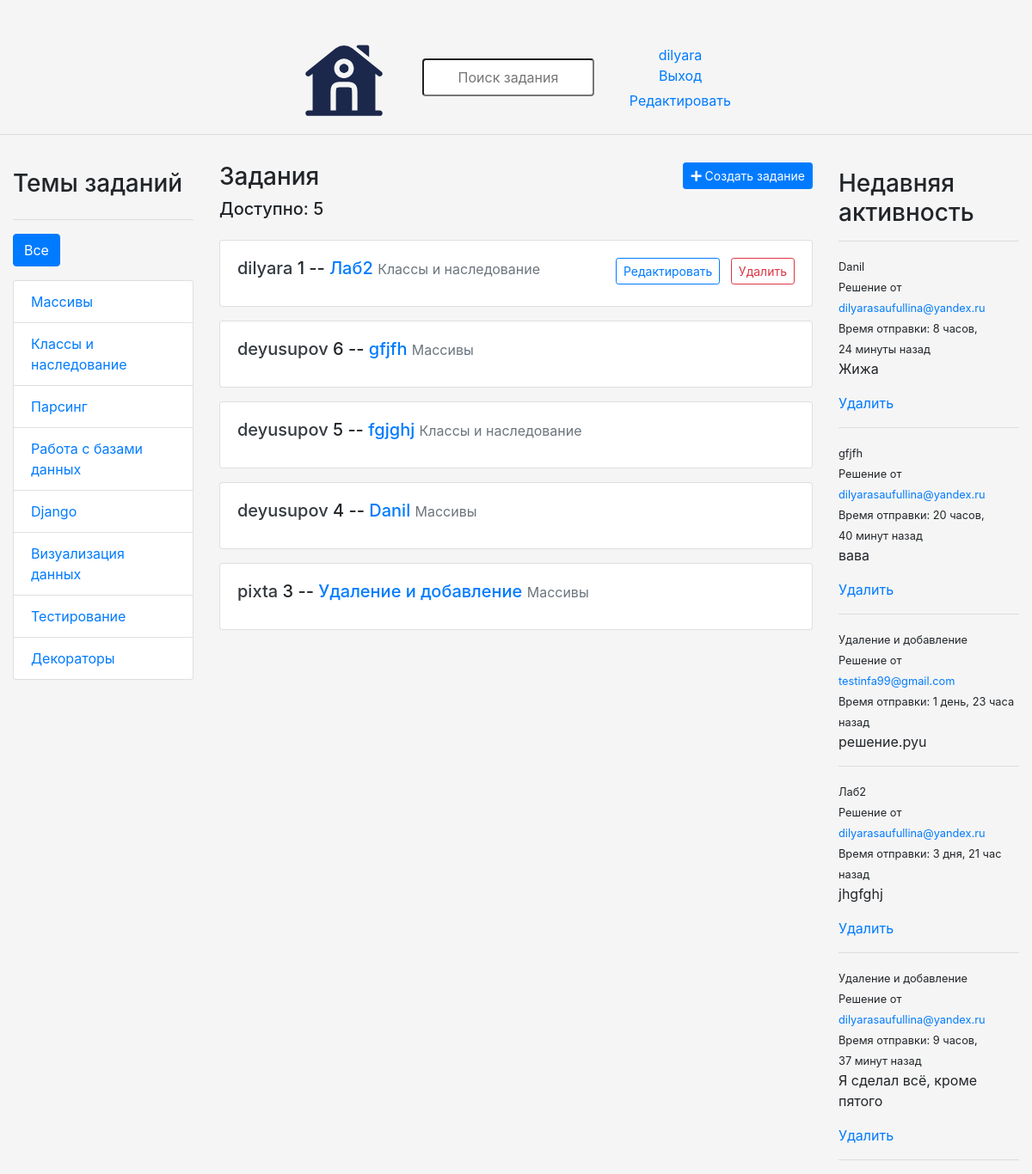
/ (signed in), run on the app's committed database.
### base/models.py (models this page shows, shortened)
class User(AbstractUser):
    name = models.CharField(max_length=200, null=True)
    email = models.EmailField(unique=True, null=True)
    bio = models.TextField(null=True)
    ROLE_CHOICES = [
        ('admin', 'Admin'),
        ('user', 'User'),
    ]
    role = models.CharField(max_length=5, choices=ROLE_CHOICES, default='user')
    avatar = models.ImageField(null=True, default='avatar.svg')
    USERNAME_FIELD = 'email'
    REQUIRED_FIELDS = []

class Topic(models.Model):
    name = models.CharField(max_length = 200)

class Task(models.Model):
    host = models.ForeignKey(User, on_delete = models.SET_NULL, null = True)
    topic = models.ForeignKey(Topic, on_delete = models.SET_NULL, null = True)
    name = models.CharField(max_length = 200)
    description = models.TextField(null = True, blank = True)
    participants = models.ManyToManyField(User, related_name = 'participants', blank = True)
    updated = models.DateTimeField(auto_now = True)
    created = models.DateTimeField(auto_now_add = True)
    class Meta:
        ordering=['-updated','-created']
    def __str__(self):
        return self.name

class Message(models.Model):
    user = models.ForeignKey(User, on_delete=models.CASCADE)
    task = models.ForeignKey(Task, on_delete=models.CASCADE)
    body = models.TextField()
    attachment = models.FileField(upload_to='message_files/', null=True, blank=True)
    updated = models.DateTimeField(auto_now=True)
    created = models.DateTimeField(auto_now_add=True)
    class Meta:
        ordering = ['-updated','-created']
    def __str__(self):
        return self.body[0:50]

### base/views.py (the view)
# urls.py: path('', views.home, name="home"),
@login_required(login_url='login')
def home(request):
    if request.user.role == 'user':
        q = request.GET.get('q') if request.GET.get('q') else ''
        tasks = Task.objects.filter(
            Q(topic__name__icontains=q) |
            Q(name__icontains=q) |
            Q(description__icontains=q)
        )
        topics = Topic.objects.all()
        task_count = tasks.count()
        task_messages = Message.objects.all().filter(Q(task__topic__name__icontains=q))
        context = {'tasks': tasks, 'topics': topics, 'task_count': task_count, 'task_messages': task_messages}
        return render(request, 'base/home_user.html', context)
    elif request.user.role == 'admin':
        q = request.GET.get('q') if request.GET.get('q') else ''
        tasks = Task.objects.filter(
            Q(topic__name__icontains=q) |
            Q(name__icontains=q) |
            Q(description__icontains=q)
        )
        topics = Topic.objects.all()
        task_count = tasks.count()
        task_messages = Message.objects.all().filter(Q(task__topic__name__icontains=q))
        context = {'tasks': tasks, 'topics': topics, 'task_count': task_count, 'task_messages': task_messages}
        return render(request, 'base/home.html', context)
    else:
        return redirect('login')

### base/templates/base/home.html (shortened to what this page needs)
{% extends 'main.html' %}
{% block content %}
<div class="home-container">
    <div>
        {% include 'base/topics_component.html' %}
    </div>
    <div class="container mt-3">
        <div class="row">
            <div class="col-md-6">
                <h3>Задания</h3>
                <h5>Доступно: {{ task_count }}</h5>
            </div>
            <div class="col-md-6 text-md-right">
                <a href="{% url 'create-task' %}" class="btn btn-primary btn-xl btn-sm create-task-button">
                    <i class="fas fa-plus"></i> Создать задание
                </a>
            </div>
        </div>
        <div class="mt-3">
            {% include 'base/feed_component.html' %}
        </div>
    </div>
    <div>
        {% include 'base/activity_component.html' %}
    </div>
</div>
{% endblock content %}

### templates/navbar.html
{% load static %}
<div style="display: flex; align-items: center; justify-content: space-between; padding-top: 40px;">
    <link rel="stylesheet" href="{% static 'css/bootstrap.min.css' %}">
    <link rel="stylesheet" href="{% static 'styles/navbar_styles.css' %}">
    <a href="/" style="margin-left: 350px;">
        <img src="{% static 'images/home.svg' %}" alt="Логотип" width="100" height="100">
    </a>
    <div class="form__group">
    <form method="GET" action="{% url 'home' %}" style="flex-grow: 1; text-align: center;">
        <input type="text" name="q" placeholder="Поиск задания" style="width: 200px;">
    </form>
    </div>
    <div style="display: flex; flex-direction: column; align-items: center; margin-right: 350px;">
        {% if request.user.is_authenticated %}
        <a href="{% url 'home' %}">{{request.user.username}}</a>
        <a href="{% url 'logout' %}">Выход</a>
        <a href="{% url 'update-user' %}" style="margin-top: 5px;">Редактировать</a>
        {% else %}
        <a href="{% url 'login' %}">Вход</a>
        {% endif %}
    </div>
</div>

### base/templates/base/topics_component.html
<div class="container mt-4">
    <h3 class="mb-4">Темы заданий</h3>
    <hr>
    <div class="d-flex justify-content-between mb-3">
        <a href="{% url 'home' %}" class="btn btn-primary">Все</a>
    </div>
    <ul class="list-group">
        {% for topic in topics %}
          <li class="list-group-item {% if topic.name == selected_topic %}active{% endif %}">
            <a href="{% url 'home' %}?q={{ topic.name }}" class="stretched-link">
              {{ topic.name }}
            </a>
          </li>
        {% endfor %}
      </ul>
</div>

### base/templates/base/feed_component.html
{% for task in tasks %}
  <div class="card mt-3">
    <div class="card-body d-flex justify-content-between">
      <h5 class="card-title">
        <a href="{% url 'user-profile' task.host.id %}" class="text-dark">{{ task.host.username }}</a>
        {{ task.id }} -- <a href="{% url 'task' task.id %}" class="text-primary">{{ task.name }}</a>
        <small class="text-muted">{{ task.topic.name }}</small>
      </h5>
      {% if request.user == task.host %}
        <div>
          <a href="{% url 'update-task' task.id %}" class="btn btn-outline-primary btn-sm mr-2">Редактировать</a>
          <a href="{% url 'delete-task' task.id %}" class="btn btn-outline-danger btn-sm">Удалить</a>
        </div>
      {% endif %}
    </div>
  </div>
{% endfor %}

### base/templates/base/activity_component.html (shortened to what this page needs)
<div class="container mt-4">
<h3>Недавняя активность</h3>
<hr>
{% if task_messages %}
    {% for message in task_messages %}
        <div>
            <small >{{message.task}}</small>
            <small>Решение от <a href="{% url 'user-profile' message.user.id %}">{{message.user}}</a></small>
            <small >Время отправки: {{message.created|timesince}} назад</small>
            <p>{{message}}</p>
            {% if request.user == message.user %}
            <a href="{% url 'delete-message' message.id %}">Удалить</a>
            {% endif %}
            <hr>
        </div>
    {% endfor %}
{% else %}
    <p>Никто ничего не выложил</p>
{% endif %}
    </div>

### static/styles/main.css (style rules this page uses)
.body { background-color: whitesmoke; }

### static/styles/navbar_styles.css (style rules this page uses)
.form__group input { width: 100px; padding: 8px; box-sizing: border-box; border: 1px solid rgb(63, 48, 48)c3c; border-radius: 4px; text-align: center; }

### base/templates/base/home.html (style rules this page uses)
.home-container { display: grid; grid-template-columns: 1fr 3fr 1fr; }

### data on the page
User: user.username "dilyara"
Topic: name "Массивы"
Topic: name "Классы и наследование"
Topic: name "Парсинг"
Topic: name "Работа с базами данных"
Topic: name "Django"
Topic: name "Визуализация данных"
Topic: name "Тестирование"
Topic: name "Декораторы"
Task: host.username "dilyara", id "1", name "Лаб2", topic.name "Классы и наследование", shows "Редактировать"
Task: host.username "deyusupov", id "6", name "gfjfh", topic.name "Массивы"
Task: host.username "deyusupov", id "5", name "fgjghj", topic.name "Классы и наследование"
Task: host.username "deyusupov", id "4", name "Danil", topic.name "Массивы"
Task: host.username "pixta", id "3", name "Удаление и добавление", topic.name "Массивы"
Message: task "Danil", user "dilyarasaufullina@yandex.ru", created "8 часов, 24 минуты", body "Жижа", shows "Удалить"
Message: task "gfjfh", user "dilyarasaufullina@yandex.ru", created "20 часов, 40 минут", body "вава", shows "Удалить"
Message: task "Удаление и добавление", user "testinfa99@gmail.com", created "1 день, 23 часа", body "решение.pyu"
Message: task "Лаб2", user "dilyarasaufullina@yandex.ru", created "3 дня, 21 час", body "jhgfghj", shows "Удалить"
Message: task "Удаление и добавление", user "dilyarasaufullina@yandex.ru", created "9 часов, 37 минут", body "Я сделал всё, кроме пятого", shows "Удалить"

### other printed values
{{ task_count }} "5"
